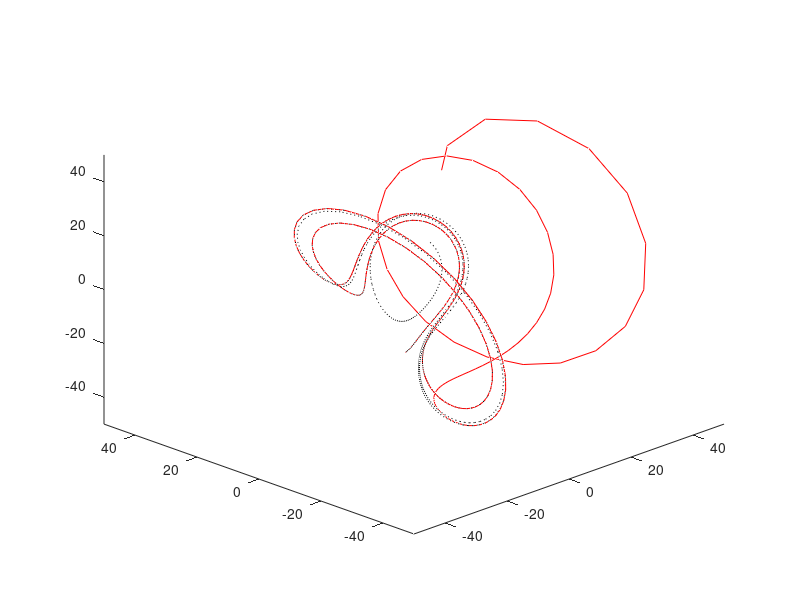

This figure's MATLAB source:
function Lorenz                                      % Numerical Renaissance Codebase 1.0
% This function simulates the Lorenz equation using RK4.
% ---------- Initialize the simulation paramters (user input)  ----------
clear all;  h=0.01;  TimeSteps=500;  y=[10.8399;    5.6211;  10.7784];
% --------------------------- end user input ---------------------------- 
clf; figure(1); plot3([y(1)],[y(2)],[y(3)]); hold on;
t=-5; axis([-50 50 -50 50 -50 50]);  view(-45,30);
t,y
for TimeStep=1:TimeSteps
  k1=Computef(y);
  k2=Computef(y+(h/2)*k1);
  k3=Computef(y+(h/2)*k2);
  k4=Computef(y+h*k3);
  ynew=y+(h/6)*k1+(h/3)*(k2+k3)+(h/6)*k4;
  plot3([y(1) ynew(1)],[y(2) ynew(2)],[y(3) ynew(3)],'k:'); pause(0.01);
  y=ynew;  t=t+h;
end;
t,y

h=-h;
for TimeStep=1:TimeSteps
  t,
  k1=Computef(y);
  k2=Computef(y+(h/2)*k1);
  k3=Computef(y+(h/2)*k2);
  k4=Computef(y+h*k3);
  ynew=y+(h/6)*k1+(h/3)*(k2+k3)+(h/6)*k4;
  plot3([y(1) ynew(1)],[y(2) ynew(2)],[y(3) ynew(3)],'r-'); pause(0.01);
  y=ynew; t=t+h;
end;

end % function Lorenz.m

function f=Computef(y)
  sigma=4; b=1; r=96;  % set the Lorenz parameters here.
  f=[sigma*(y(2)-y(1));  -y(2)-y(1)*y(3);  -b*y(3)+y(1)*y(2)-b*r];
end
